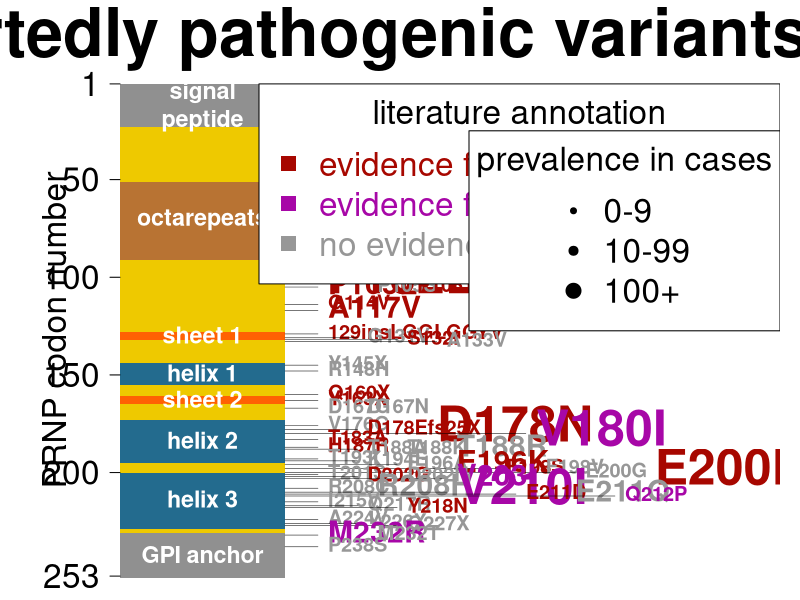

Source code (R):
options(stringsAsFactors=FALSE)
setwd('~/d/sci/src/prp-misc')

mutprev = read.table('data/all_mutation_prevalence.tsv',sep='\t',header=T)
mutclas = read.table('data/mutation_classification.tsv',sep='\t',header=T)
muts = mutclas[,c('variant','segregation','de_novo','homozygote_observed','enrichment')]
muts$classification = 'none'
muts$classification[muts$homozygote_observed=='x' | muts$enrichment=='x'] = 'increased'
muts$classification[muts$segregation=='x' | muts$de_novo == 'x'] = 'high'
muts$prev = 0
muts$prev = mutprev$case_count[match(muts$variant,mutprev$variant)]

# much of this code is adapted from https://github.com/ericminikel/prp-misc/blob/master/prp-struct-mutants.r

# post-translational modifications
sp = 1:22
final = 23:230
gpi = 231:253

# Zahn 2000 - regions of secondary structure
b1 = 128:131
h1 = 144:154
b2 = 161:164
h2 = 173:194
h3 = 200:228

# Octapeptide repeats
opr = 51:90

# colors for secondary structure
bcolor = '#FF6103' # cadmium orange
hcolor = '#236B8E' # steelblue
ocolor = '#B87333' # copper
cleaved = '#909090' # dark silver
rest = '#EEC900' # gold2

ss_labels = data.frame(mids=c(11.5,70.5,129.5,149,162.5,183.5,213.5,242),
                       labels=c('signal\npeptide','octarepeats','sheet 1','helix 1','sheet 2','helix 2','helix 3','GPI anchor'))

nres = 253

huprp_string = 'MANLGCWMLVLFVATWSDLGLCKKRPKPGGWNTGGSRYPGQGSPGGNRYPPQGGGGWGQPHGGGWGQPHGGGWGQPHGGGWGQPHGGGWGQGGGTHSQWNKPSKPKTNMKHMAGAAAAGAVVGGLGGYMLGSAMSRPIIHFGSDYEDRYYRENMHRYPNQVYYRPMDEYSNQNNFVHDCVNITIKQHTVTTTTKGENFTETDVKMMERVVEQMCITQYERESQAYYQRGSSMVLFSSPPVILLISFLIFLIVG'
huprp = strsplit(huprp_string,split='')[[1]]

parms = data.frame(codon=1:nres, col=rep(rest,nres))
parms$col[parms$codon %in% c(sp, gpi)] = cleaved
parms$col[parms$codon %in% c(opr)] = ocolor
parms$col[parms$codon %in% c(h1,h2,h3)] = hcolor
parms$col[parms$codon %in% c(b1,b2)] = bcolor

# colors for classification
classifications = data.frame(shortcode=c('high','increased','none'),
                             col=c('#A70700','#A707A7','#979797'),
                             display=c('evidence for high penetrance','evidence for increased risk','no evidence for increased risk'))
muts$col = classifications$col[match(muts$classification,classifications$shortcode)]

# cex values for text
cex_vals = data.frame(shortcode=c('zero','ten','hundred'),
                      display=c('0-9','10-99','100+'),
                      cex=c(1.2,1.8,3))
muts$cex = 1
muts$cex[muts$prev < 10] = cex_vals$cex[cex_vals$shortcode=='zero']
muts$cex[muts$prev >= 10 & muts$prev < 100] = cex_vals$cex[cex_vals$shortcode=='ten']
muts$cex[muts$prev >= 100] = cex_vals$cex[cex_vals$shortcode=='hundred']

muts$residue = as.integer(gsub('[^0-9]*','',muts$variant))
muts$residue[grepl('OPR',muts$variant)] = seq(51, 90, length.out=sum(grepl('OPR',muts$variant)))
muts$residue[muts$variant=='D178Efs25X'] = 178

png('figures/prnp_variants_by_evidence.png',width=1200,height=1600)
par(mar=c(1,6,4,1))
plot(NA,NA,xlim=c(1.5,3.5),ylim=c(nres+2,-1),axes=FALSE,ann=FALSE,xaxs='i',yaxs='i')
for (i in 1:nres) {
  rect(xleft=1.5,xright=2,ybottom=i,ytop=i+1,border=NA,col=parms$col[i])
  # adding text for every residue is too small to read unless you go to height=4000px and text(cex=1.2)
  # text(x=1,y=i+.5,pos=4,family='mono',font=2,labels=huprp[i],cex=1.2)
}

text(x=1.75,y=ss_labels$mids,labels=ss_labels$labels,col='white',font=2,cex=1.4)

axis(side=2, at=c(1,50,100,150,200,253), lwd=0, lwd.ticks=1, las=2,cex.axis=2)
mtext(side=2, line=2.5, text='PRNP codon number', cex=2)

mtext(side=3, line=1, text='Reportedly pathogenic variants in PRNP', font=2, cex=4)

nmut = nrow(muts)
last_residue = 0
offset_from = 0
rectangle_longitude = 2
starting_longitude = 2.1
longitude_increment = .1
max_longitude = 5
large_text_longitude = 3
longitude = starting_longitude
for (j in 1:nmut) {

  # figure out how far to the right to print text
  if (muts$residue[j] - last_residue < 3 & muts$residue[j] - offset_from < 8 & longitude < max_longitude) {
    longitude = longitude + longitude_increment * mean(c(muts$cex[j], muts$cex[j-1]))
  } else {
    longitude = starting_longitude
    offset_from = muts$residue[j]
  }
  
  if (muts$residue[j] != last_residue) {
    segments(x0=rectangle_longitude,x1=longitude,y0=muts$residue[j],y1=muts$residue[j],lwd=.5)
  }
  text(x=longitude, y=muts$residue[j], labels=muts$variant[j], col=muts$col[j], cex=muts$cex[j], font=2, pos=4)
  last_residue = muts$residue[j]
}

legend(x=3.5,xjust=1,y=1,legend=classifications$display,col=classifications$col,text.col=classifications$col,pch=15,cex=2,title='literature annotation',title.col='black')
legend(x=3.5,xjust=1,y=25,legend=cex_vals$display,pt.cex=cex_vals$cex,pch=20,col='black',title='prevalence in cases',cex=2)
dev.off()




# number of hp missense
sum(muts$classification=='high' & !grepl('(X|OPR|ins)',muts$variant))
muts$variant[muts$classification=='high' & !grepl('(X|OPR|ins)',muts$variant)]
muts$residue[muts$classification=='high' & !grepl('(X|OPR|ins)',muts$variant)]


cat(paste(muts$variant[muts$classification=='high' & !grepl('(X|OPR|ins)',muts$variant)],collapse=', '))
cat(paste(muts$residue[muts$classification=='high' & !grepl('(X|OPR|ins)',muts$variant)],collapse='+'))
